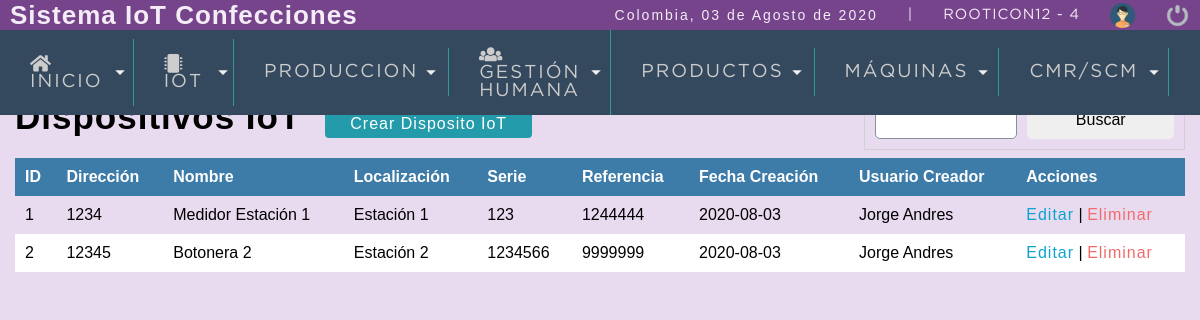
The app's page /sistema/lista_dispositivosIoT.php (signed in) with its own data.
### tables this page shows
CREATE TABLE `moduloiot` (
  `idmoduloIoT` int(11) NOT NULL,
  `direccion` varchar(10) NOT NULL,
  `nombre` varchar(25) NOT NULL,
  `localizacion` varchar(50) NOT NULL,
  `serie` varchar(10) NOT NULL,
  `idtipomoduloiot` int(11) NOT NULL,
  `status` int(11) NOT NULL DEFAULT 1,
  `created_at` datetime DEFAULT current_timestamp(),
  `updated_at` datetime DEFAULT NULL,
  `deleted_at` datetime DEFAULT NULL,
  `usuario_id` int(11) NOT NULL
);

CREATE TABLE `tiposmodulosiot` (
  `idtipomoduloiot` int(11) NOT NULL,
  `tipomoduloIoT` varchar(20) NOT NULL,
  `descripcion` varchar(200) NOT NULL,
  `referencia` varchar(20) NOT NULL,
  `status` int(11) NOT NULL DEFAULT 1,
  `created_at` datetime DEFAULT current_timestamp(),
  `updated_at` datetime DEFAULT NULL,
  `deleted_at` datetime DEFAULT NULL
);

CREATE TABLE `usuario` (
  `idusuario` int(11) NOT NULL,
  `nombre` varchar(50) DEFAULT NULL,
  `correo` varchar(100) DEFAULT NULL,
  `usuario` varchar(15) DEFAULT NULL,
  `clave` varchar(100) DEFAULT NULL,
  `rol` int(11) DEFAULT NULL,
  `status` int(11) NOT NULL DEFAULT 1,
  `created_at` datetime DEFAULT current_timestamp(),
  `updated_at` datetime DEFAULT NULL,
  `deleted_at` datetime DEFAULT NULL
);

### sistema/calculonumpaginas.php (called while the page is built, shortened)
<?php
	$por_pagina=10;
	if(empty($_REQUEST['pagina'])){
		$pagina=1;
	}else{
		$pagina=$_REQUEST['pagina'];
	}
	$desde=($pagina-1)*$por_pagina;
?>

### sistema/lista_dispositivosIoT.php (the view, shortened to what this page needs)
<?php
	include "includes/scripts.php";
?>
<!DOCTYPE html>
<html lang="en">
<head>
</head>
<body>
	<?php  include "includes/header.php"; ?>
	<section id="container">
		<h1>Dispositivos IoT</h1>
		<a href="registro_dispositivoIoT.php" class="btn_new">Crear Disposito IoT</a>
		<form action="buscar_dispositivoIoT.php" method="get" class="form_search">
			<input type="text" name="busqueda" id="busqueda">
			<input type="submit" value="Buscar" class="btn_search">
		</form>
		<table>
			<tr>
				<th>ID</th>
				<th>Dirección</th>
				<th>Nombre</th>
				<th>Localización</th>
				<th>Serie</th>
				<th>Referencia</th>
				<th>Fecha Creación</th>
				<th>Usuario Creador </th>
				<th>Acciones</th>
			</tr>
			<?php
				include "../conexion.php";
				include "calculonumpaginas.php";
				$query = mysqli_query($conexion,"
					SELECT u.idmoduloIoT, u.direccion, u.nombre AS 'nombremoduloiot', u.localizacion, u.serie, r.referencia, u.created_at, m.nombre AS 'nombreusuariocreador'
					FROM moduloiot u
					INNER JOIN tiposmodulosiot r ON u.idtipomoduloiot = r.idtipomoduloiot
					INNER JOIN usuario m ON u.usuario_id = m.idusuario
					WHERE u.status=1 ORDER BY u.idmoduloIoT ASC LIMIT $desde,$por_pagina");
				$result = mysqli_num_rows($query);
				if($result>0){
					while ($data=mysqli_fetch_array($query)) {
						$formato='Y-m-d H:i:s';
						$fecha= DateTime::createFromFormat($formato,$data['created_at']);
						?>
							<tr>
								<td><?php echo $data['idmoduloIoT']; ?></td>
								<td><?php echo $data['direccion']; ?></td>
								<td><?php echo $data['nombremoduloiot']; ?></td>
								<td><?php echo $data['localizacion']; ?></td>
								<td><?php echo $data['serie']; ?></td>
								<td><?php echo $data['referencia']; ?></td>
								<td><?php echo $fecha->format('Y-m-d'); ?></td>
								<td><?php echo $data['nombreusuariocreador']; ?></td>
								<td>
									<a class="link_edit" href="editar_dispositivoIoT.php?id=<?php echo $data['idmoduloIoT']; ?>">Editar</a>
									|
									<a class="link_delete" href="eliminar_confirmar_dispositivoIoT.php?id=<?php echo $data['idmoduloIoT']; ?>">Eliminar</a>
								</td>
							</tr>
						<?php
					}
				}
			?>
		</table>
	</section>
</body>
</html>

### sistema/css/style1.css (style rules this page uses)
* { margin: 0; padding: 0; box-sizing: border-box; }
body { background: #E8DAEF; }
h1, h2, h3, h4, h5, h6 { font-family: 'arial'; font-weight: bold; letter-spacing: 1px; }
h1 { font-size: 26px; }
a { text-decoration: none; font-family: arial; letter-spacing: 1px; }
#container { padding: 90px 15px 15px; }
form { background: #FFA; margin: auto; padding: 20px 50px; border: 1px solid #d1d1d1; }
input,select { display: block; width: 100%; font-size: 12pt; padding: 5px; border: 1px solid #85929e; border-radius: 5px; }
#container h1 { font-size: 35px; display: inline-block; }
.btn_new { display: inline-block; background: #239baa; color: #FFF; padding: 5px 25px; border-radius: 4px; margin: 20px; }
table { border-collapse: collapse; font-size: 12pt; font-family: 'arial'; width: 100%; }
table th { text-align: left; padding: 10px; background: #3d7ba8; color: #FFF; }
table tr:nth-child(odd) { background: #FFF; }
table td { padding: 10px; }
.link_edit { color: #0ca4ce; }
.link_delete { color: #f26b6b; }
.form_search { display:-webkit-flex; display: -moz-flex; display: -ms-flex; display: -o-flex; display: flex; float: right; background: initial; padding: 10px; border-radius: 10px<, }
.form_search .btn_search { background: #1faac8 color: #FFF; padding: 10px; border: 0; cursor: pointer; margin-left: 10px; display: -webkit-flex; display: -moz-flex; display: -ms-flex; display: -o-flex; display: flex; border-radius: 5px; }

### records on screen
moduloiot: idmoduloIoT "1", direccion "1234", nombre "Medidor Estación 1", localizacion "Estación 1", serie "123", idtipomoduloiot.referencia "1244444", created_at "2020-08-03", usuario.nombre "Jorge Andres"
moduloiot: idmoduloIoT "2", direccion "12345", nombre "Botonera 2", localizacion "Estación 2", serie "1234566", idtipomoduloiot.referencia "9999999", created_at "2020-08-03", usuario.nombre "Jorge Andres"

### other values on screen
fechaC() "03 de Agosto de 2020"
$_SESSION['user'] "ROOTICON12"
$_SESSION['rol'] "4"
